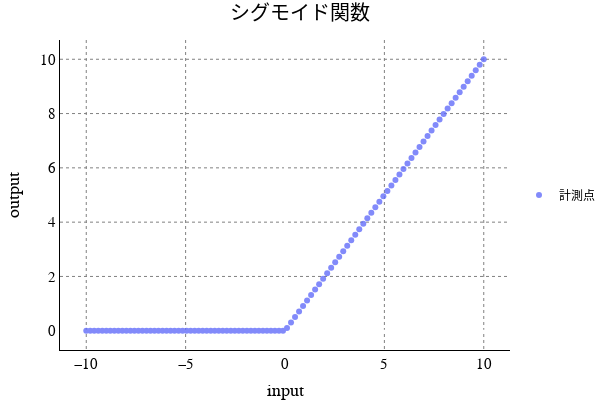

Notebook cell for this chart:
### Code cell
plot_func(x_data = x_array,y_data = y_array_relu)

### Figure 1 — Plotly figure (JSON) as saved in the notebook; plotly's stock layout.template omitted (floating-point values rounded to 4 significant figures)
{"data": [{"mode": "markers", "name": "計測点", "opacity": 0.8, "type": "scatter", "x": [-10, -9.798, -9.596, -9.394, -9.192, -8.99, -8.788, -8.586, -8.384, -8.182, -7.98, -7.778, -7.576, -7.374, -7.172, -6.97, -6.768, -6.566, -6.364, -6.162, -5.96, -5.758, -5.556, -5.354, -5.152, -4.949, -4.747, -4.545, -4.343, -4.141, -3.939, -3.737, -3.535, -3.333, -3.131, -2.929, -2.727, -2.525, -2.323, -2.121, -1.919, -1.717, -1.515, -1.313, -1.111, -0.9091, -0.7071, -0.5051, -0.303, -0.101, 0.101, 0.303, 0.5051, 0.7071, 0.9091, 1.111, 1.313, 1.515, 1.717, 1.919, 2.121, 2.323, 2.525, 2.727, 2.929, 3.131, 3.333, 3.535, 3.737, 3.939, 4.141, 4.343, 4.545, 4.747, 4.949, 5.152, 5.354, 5.556, 5.758, 5.96, 6.162, 6.364, 6.566, 6.768, 6.97, 7.172, 7.374, 7.576, 7.778, 7.98, 8.182, 8.384, 8.586, 8.788, 8.99, 9.192, 9.394, 9.596, 9.798, 10], "y": [0, 0, 0, 0, 0, 0, 0, 0, 0, 0, 0, 0, 0, 0, 0, 0, 0, 0, 0, 0, 0, 0, 0, 0, 0, 0, 0, 0, 0, 0, 0, 0, 0, 0, 0, 0, 0, 0, 0, 0, 0, 0, 0, 0, 0, 0, 0, 0, 0, 0, 0.101, 0.303, 0.5051, 0.7071, 0.9091, 1.111, 1.313, 1.515, 1.717, 1.919, 2.121, 2.323, 2.525, 2.727, 2.929, 3.131, 3.333, 3.535, 3.737, 3.939, 4.141, 4.343, 4.545, 4.747, 4.949, 5.152, 5.354, 5.556, 5.758, 5.96, 6.162, 6.364, 6.566, 6.768, 6.97, 7.172, 7.374, 7.576, 7.778, 7.98, 8.182, 8.384, 8.586, 8.788, 8.99, 9.192, 9.394, 9.596, 9.798, 10]}], "layout": {"bargap": 0.05, "bargroupgap": 0.1, "barmode": "stack", "font": {"color": "black", "family": "Courier New, monospace", "size": 15}, "height": 400, "legend": {"font": {"size": 12}, "traceorder": "normal", "x": 1.2, "xanchor": "auto", "y": 0.5, "yanchor": "auto"}, "margin": {"b": 0, "l": 60, "r": 70, "t": 40}, "paper_bgcolor": "white", "plot_bgcolor": "white", "showlegend": true, "title": {"font": {"color": "black", "family": "Times New Roman", "size": 20}, "text": "シグモイド関数", "x": 0.5}, "width": 600, "xaxis": {"gridcolor": "grey", "griddash": "dot", "linecolor": "black", "showgrid": true, "showline": true, "title": {"text": "input"}}, "yaxis": {"gridcolor": "grey", "griddash": "dot", "linecolor": "black", "showgrid": true, "showline": true, "title": {"text": "output"}}, "yaxis2": {"linecolor": "black", "overlaying": "y", "showgrid": false, "showline": true, "side": "right", "title": {"text": ""}}}}
